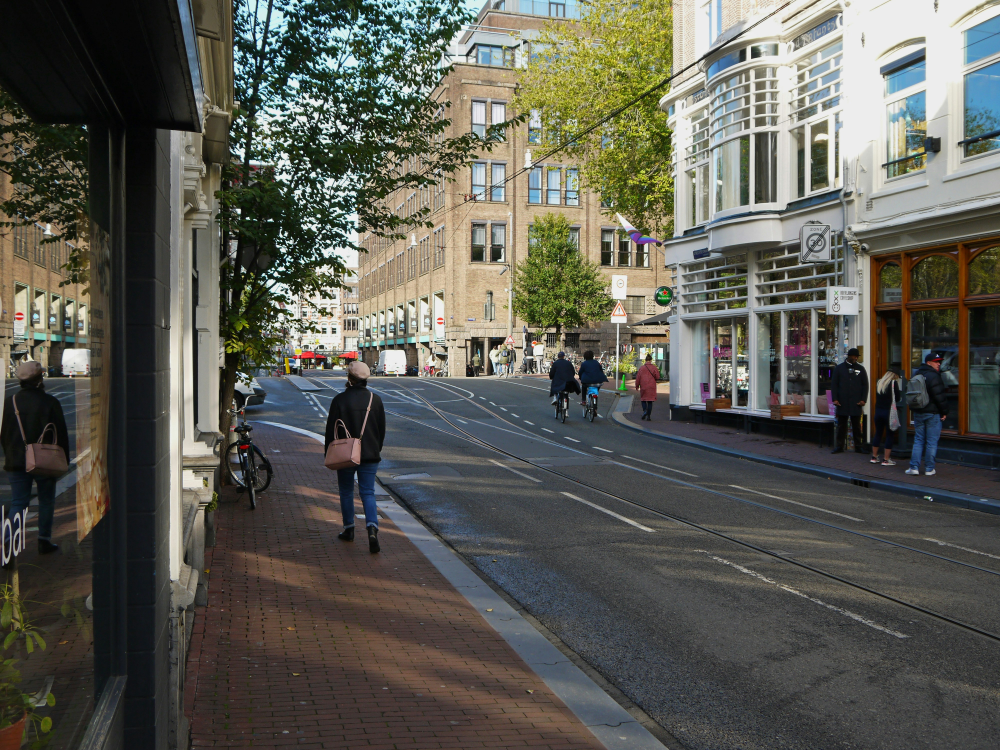
#> input picture street.jpg, 4000 x 3000 px, given in place of building.jpg, which was not available (shown at 1/4 size)
$ jupyter execute --allow-errors Assignment_2.ipynb   (shell and % lines are left out)   (text cells are left out)
#> lines starting #> are read from the running program, lines starting #| are printed output that depends on the picture; after the words box and inside, x2 and y2 are one past the last pixel; in counts of white or black regions, pixels touching at a corner belong together; pictures that were not available may be replaced by others from this repository, and a replacement may not be noted
[cell 1]
import cv2
import numpy as np

# Load the image
filename = r"C:\Users\Dell\OneDrive\Downloads\building.jpg"
img = cv2.imread(filename)
#> img is the input picture: shape (3000, 4000, 3); mean B, G, R 83.4, 91.6, 91.5
gray = cv2.cvtColor(img, cv2.COLOR_BGR2GRAY)

# Convert the image to float32
gray = np.float32(gray)

# Apply the Harris corner detector
dst = cv2.cornerHarris(gray, blockSize=2, ksize=3, k=0.04)

# Result is dilated for marking the corners
dst = cv2.dilate(dst, None)

# Threshold for an optimal value, it may vary depending on the image.
img[dst > 0.01 * dst.max()] = [0, 0, 255]

# Display the resulting image
cv2.imshow('Harris Corners', img)
cv2.waitKey(0)
cv2.destroyAllWindows()

[cell 2]
import cv2

# Load the image
filename = r"C:\Users\Dell\OneDrive\Downloads\pyramid.jpg"
img = cv2.imread(filename)
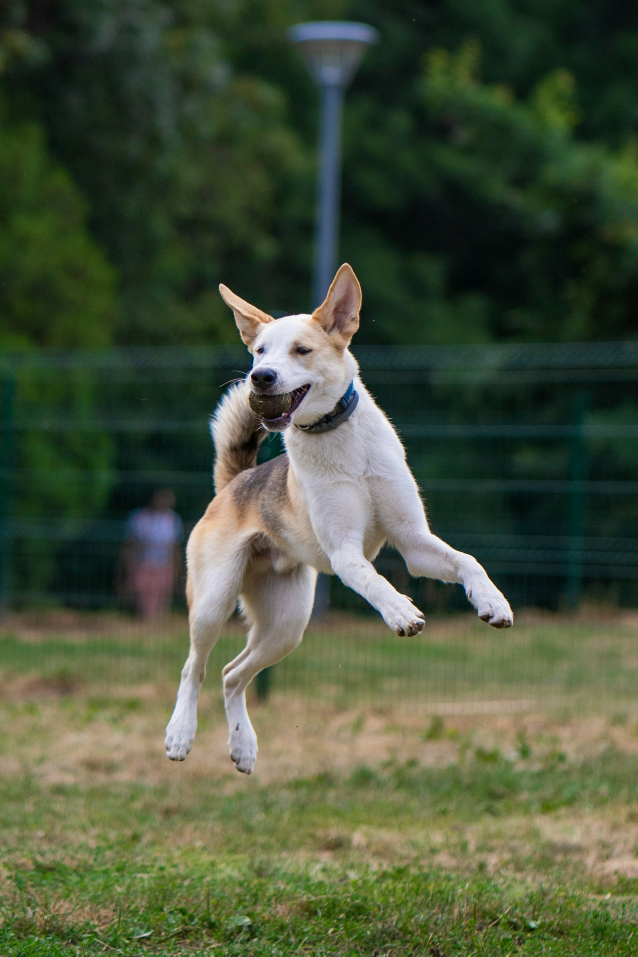
#> input picture dog.jpg, 1914 x 2869 px, given in place of pyramid.jpg, which was not available (shown at 1/3 size)
#> img is the input picture: shape (2869, 1914, 3); mean B, G, R 60.9, 84.3, 73.7

if img is None:
    print("Error: Image not found or unable to load.")
    exit()

# Create a list to store the pyramid images
pyramid_images = [img]

# Generate Gaussian Pyramid
for i in range(3):  # Adjust the range to control the number of levels in the pyramid
    img = cv2.pyrDown(img)
    pyramid_images.append(img)
#> after the loop, pyramid_images = 4 items

# Display the pyramid images
for i, img in enumerate(pyramid_images):
    cv2.imshow(f'Pyramid Level {i}', img)
#> this loop made 4 passes

cv2.waitKey(0)
cv2.destroyAllWindows()

[cell 3]
import cv2
import numpy as np
from matplotlib import pyplot as plt


filename = r"C:\Users\Dell\OneDrive\Downloads\coin.jpg"
img = cv2.imread(filename)

if img is None:
    print("Error: Image not found or unable to load.")
    exit()


gray = cv2.cvtColor(img, cv2.COLOR_BGR2GRAY)
#> gray: shape (2869, 1914)


ret, binary = cv2.threshold(gray, 0, 255, cv2.THRESH_BINARY_INV + cv2.THRESH_OTSU)
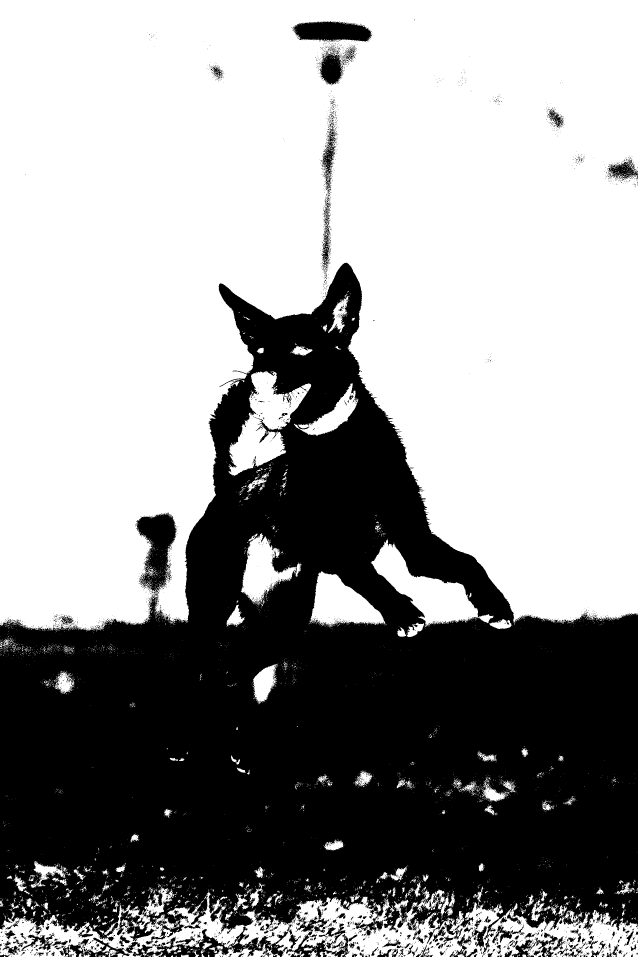
#> binary: shape (2869, 1914) (shown at 1/3 size); 59.6% white; 3584 black regions (3328 under 20 px), largest, box (x1, y1, x2, y2) and area: (0, 788, 1914, 2869) 2118740, (409, 1538, 531, 1781) 16225, (398, 2779, 864, 2869) 12889
#> ret = 87


if ret:
    print("Binary thresholding successful")
else:
    print("Binary thresholding failed")


kernel = np.ones((3, 3), np.uint8)
opening = cv2.morphologyEx(binary, cv2.MORPH_OPEN, kernel, iterations=2)
#> opening: shape (2869, 1914); 57.8% white; 469 black regions (409 under 20 px), largest, box (x1, y1, x2, y2) and area: (0, 788, 1914, 2869) 2264745, (875, 63, 1120, 256) 21140, (960, 292, 1017, 855) 12451


sure_bg = cv2.dilate(opening, kernel, iterations=3)
#> sure_bg: shape (2869, 1914); 60.6% white; 196 black regions (105 under 20 px), largest, box (x1, y1, x2, y2) and area: (0, 792, 1914, 2869) 2104818, (881, 68, 1112, 124) 10072, (468, 2806, 847, 2869) 8327


dist_transform = cv2.distanceTransform(opening, cv2.DIST_L2, 5)
ret, sure_fg = cv2.threshold(dist_transform, 0.7 * dist_transform.max(), 255, 0)
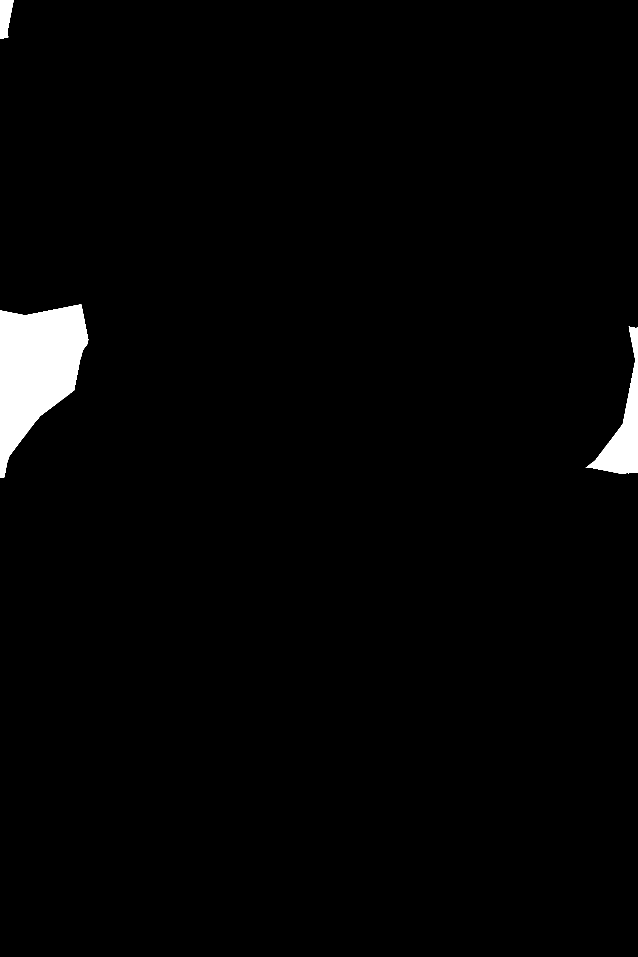
#> sure_fg: shape (2869, 1914) float32 (shown at 1/3 size); 1.9% white; 3 white regions, box (x1, y1, x2, y2) and area: (0, 913, 265, 1434) 82038, (1757, 980, 1914, 1422) 21122, (0, 0, 41, 117) 3466
#> ret = 421.5


if ret:
    print("Sure foreground thresholding successful")
else:
    print("Sure foreground thresholding failed")

# Find unknown region
sure_fg = np.uint8(sure_fg)
unknown = cv2.subtract(sure_bg, sure_fg)
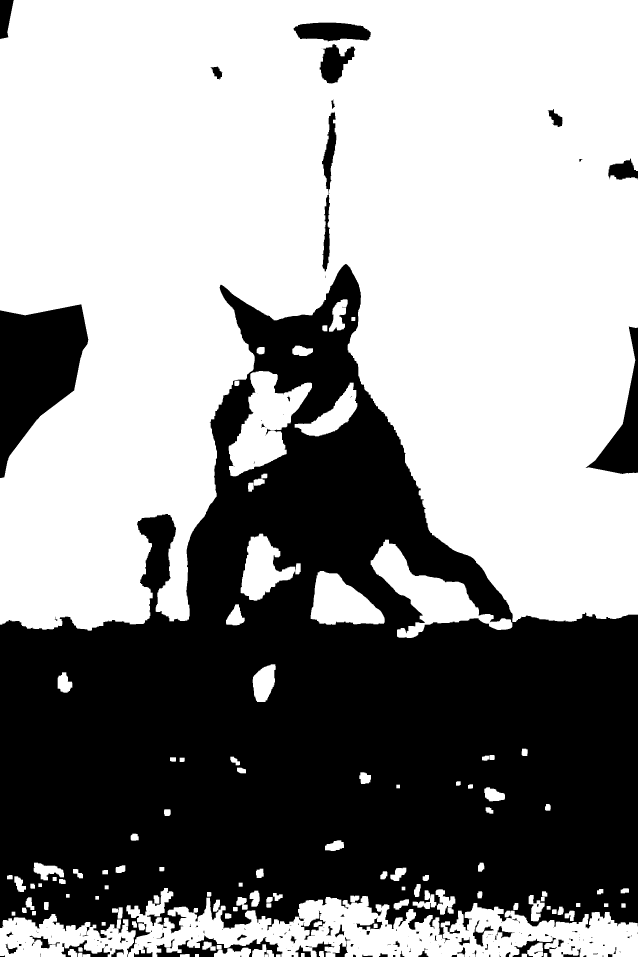
#> unknown: shape (2869, 1914) (shown at 1/3 size); 58.7% white; 199 black regions (105 under 20 px), largest, box (x1, y1, x2, y2) and area: (0, 792, 1914, 2869) 2104818, (0, 913, 265, 1434) 82038, (1757, 980, 1914, 1422) 21122

# Label markers
ret, markers = cv2.connectedComponents(sure_fg)
#> markers: shape (2869, 1914) int32; 4 distinct labels, from 0 to 3
#> ret = 4

# Check if connected components labeling worked
if ret:
    print("Connected components labeling successful")
else:
    print("Connected components labeling failed")

# Add one to all labels so that the sure background is not 0 but 1
markers = markers + 1
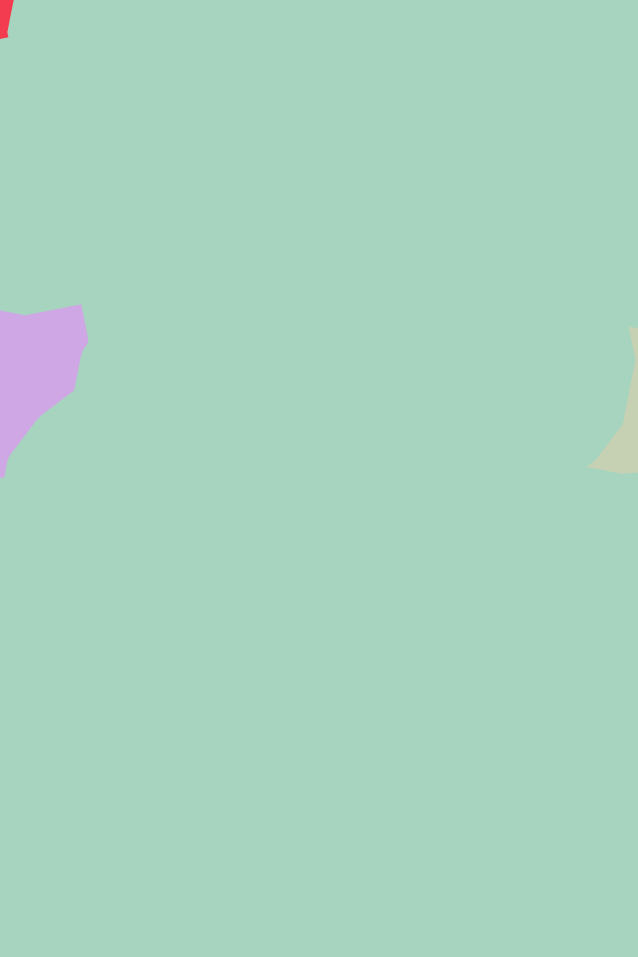
#> markers: shape (2869, 1914) int32 (shown at 1/3 size); 4 distinct labels, from 1 to 4; one colour per label, 0 black

# Mark the unknown region with zero
markers[unknown == 255] = 0
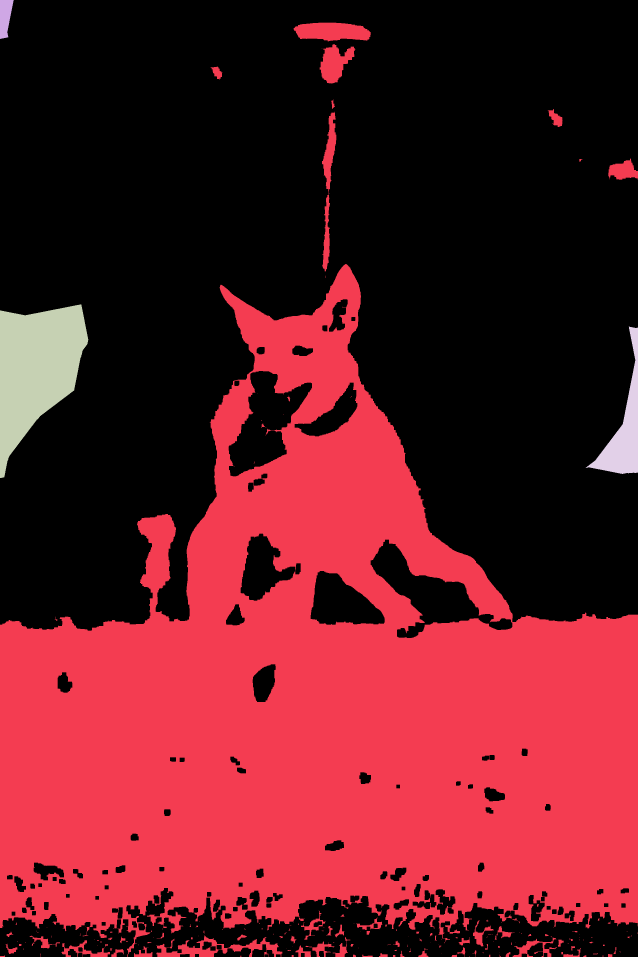
#> markers: shape (2869, 1914) int32 (shown at 1/3 size); 5 distinct labels, from 0 to 4; one colour per label, 0 black

# Apply the Watershed algorithm
markers = cv2.watershed(img, markers)
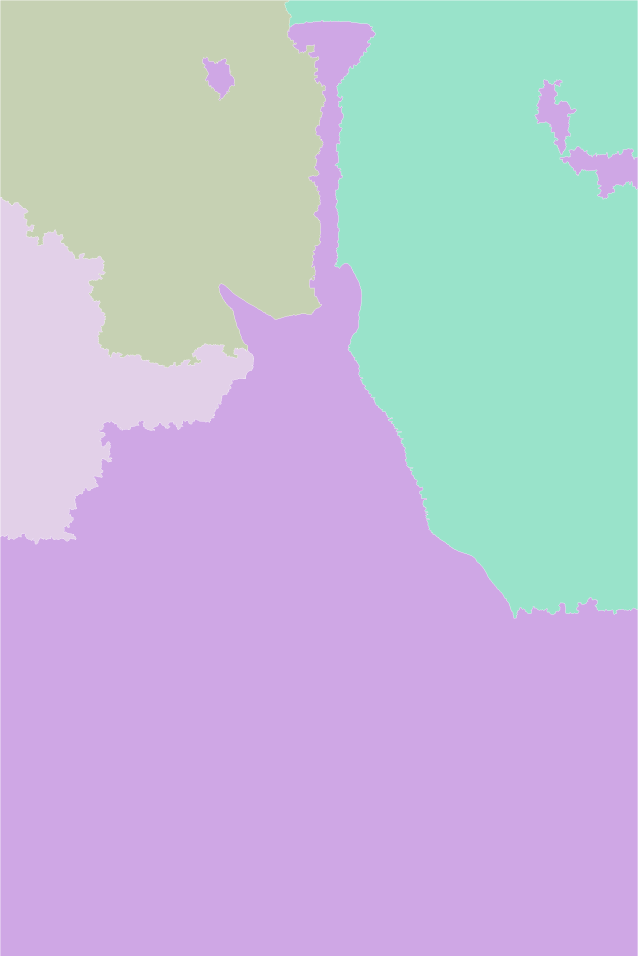
#> markers: shape (2869, 1914) int32 (shown at 1/3 size); 5 distinct labels, from -1 to 4; one colour per label, 0 black, -1 white

# Mark boundaries in the original image
img[markers == -1] = [255, 0, 0]


img_rgb = cv2.cvtColor(img, cv2.COLOR_BGR2RGB)
binary_rgb = cv2.cvtColor(binary, cv2.COLOR_GRAY2RGB)
sure_bg_rgb = cv2.cvtColor(sure_bg, cv2.COLOR_GRAY2RGB)
sure_fg_rgb = cv2.cvtColor(sure_fg, cv2.COLOR_GRAY2RGB)

# Display the images
plt.figure(figsize=(12, 12))
plt.subplot(2, 2, 1), plt.imshow(img_rgb), plt.title('Segmented Image')
plt.subplot(2, 2, 2), plt.imshow(binary_rgb), plt.title('Binary Image')
plt.subplot(2, 2, 3), plt.imshow(sure_bg_rgb), plt.title('Sure Background')
plt.subplot(2, 2, 4), plt.imshow(sure_fg_rgb), plt.title('Sure Foreground')
plt.show()
